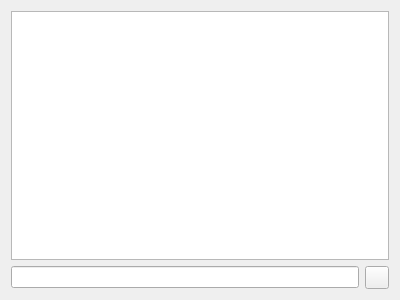
<?xml version="1.0" encoding="UTF-8"?>
<ui version="4.0">
 <class>Form</class>
 <widget class="QWidget" name="Form">
  <property name="geometry">
   <rect>
    <x>0</x>
    <y>0</y>
    <width>400</width>
    <height>300</height>
   </rect>
  </property>
  <property name="windowTitle">
   <string>Form</string>
  </property>
  <layout class="QVBoxLayout" name="verticalLayout">
   <item>
    <widget class="InteractiveConsole" name="console">
     <property name="toolTip">
      <string>Command output</string>
     </property>
    </widget>
   </item>
   <item>
    <layout class="QHBoxLayout" name="horizontalLayout">
     <item>
      <widget class="PromptLineEdit" name="edit_command">
       <property name="toolTip">
        <string>Type a command to execute</string>
       </property>
      </widget>
     </item>
     <item>
      <widget class="QToolButton" name="bt_run">
       <property name="toolTip">
        <string>Run command (keep pressed to access the terminal history)</string>
       </property>
       <property name="text">
        <string/>
       </property>
       <property name="icon">
        <iconset theme="system-run">
         <normaloff>.</normaloff>.</iconset>
       </property>
      </widget>
     </item>
    </layout>
   </item>
  </layout>
 </widget>
 <customwidgets>
  <customwidget>
   <class>PromptLineEdit</class>
   <extends>QLineEdit</extends>
   <header>pyqode.core.widgets</header>
  </customwidget>
  <customwidget>
   <class>InteractiveConsole</class>
   <extends>QTextEdit</extends>
   <header>pyqode.core.widgets</header>
  </customwidget>
 </customwidgets>
 <resources/>
 <connections/>
</ui>
